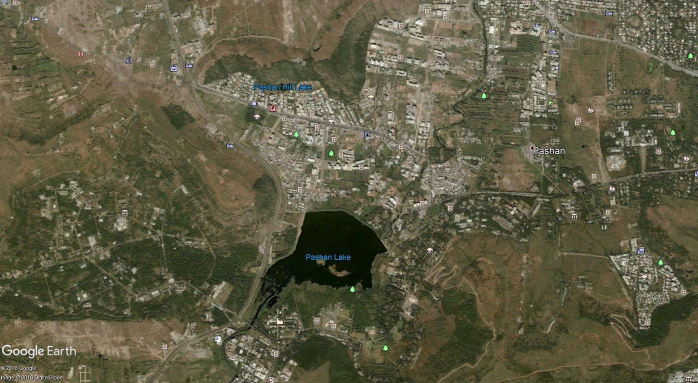
#> input picture Pre.jpg, 1396 x 766 px (shown at 1/2 size)
$ python PCAmethod.py
#> lines starting #> are read from the running program, lines starting #| are printed output that depends on the picture; after the words box and inside, x2 and y2 are one past the last pixel; in counts of white or black regions, pixels touching at a corner belong together
import cv2
import sklearn
from sklearn.cluster import KMeans
from collections import Counter
from sklearn.decomposition import PCA
import skimage.morphology
import numpy as np
import time

image1_path ="Pre.jpg"
image2_path = "Post.jpg"

# %%

def find_vector_set(diff_image, new_size):

    i = 0
    j = 0
    vector_set = np.zeros((int(new_size[0] * new_size[1] / 25),25))
    while i < vector_set.shape[0]:
        while j < new_size[1]:
            k = 0
            while k < new_size[0]:
                block   = diff_image[j:j+5, k:k+5]
                feature = block.ravel()
                vector_set[i, :] = feature
                k = k + 5
            j = j + 5
        i = i + 1

    mean_vec   = np.mean(vector_set, axis = 0)
    # Mean normalization
    vector_set = vector_set - mean_vec
    return vector_set, mean_vec

def find_FVS(EVS, diff_image, mean_vec, new):

    i = 2
    feature_vector_set = []

    while i < new[1] - 2:
        j = 2
        while j < new[0] - 2:
            block = diff_image[i-2:i+3, j-2:j+3]
            feature = block.flatten()
            feature_vector_set.append(feature)
            j = j+1
        i = i+1

    FVS = np.dot(feature_vector_set, EVS)
    FVS = FVS - mean_vec
    print ("[INFO] Feature vector space size", FVS.shape)
    return FVS

def clustering(FVS, components, new):
    kmeans = KMeans(components, verbose = 0)
    kmeans.fit(FVS)
    output = kmeans.predict(FVS)
    count  = Counter(output)

    least_index = min(count, key = count.get)
    change_map  = np.reshape(output,(new[1] - 4, new[0] - 4))
    return least_index, change_map


# Read Images


image1 = cv2.imread(image1_path)
#> image1 is the input picture: shape (766, 1396, 3); mean B, G, R 68.2, 91.9, 95.3
image2 = cv2.imread(image2_path)
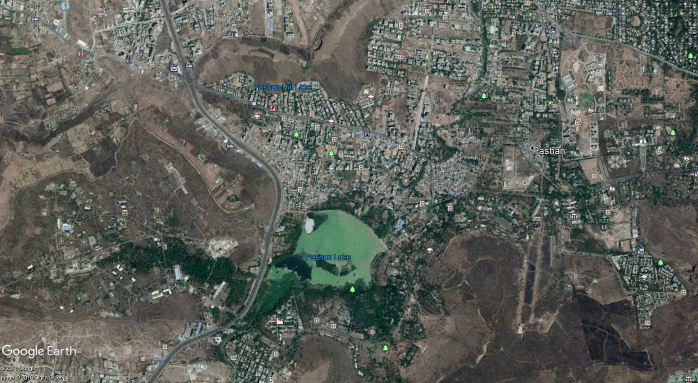
#> input picture Post.jpg, 1396 x 766 px (shown at 1/2 size)
#> image2 is the input picture: shape (766, 1396, 3); mean B, G, R 88.7, 95.7, 92.4


# Resize Images
new_size = np.asarray(image1.shape) /5
#> new_size = [153.2, 279.2, 0.6]
new_size = new_size.astype(int) *5
#> new_size = [765, 1395, 0]
image1 = cv2.resize(image1, (new_size[0],new_size[1])).astype(int)
#> image1: shape (1395, 765, 3) int64
image2 = cv2.resize(image2, (new_size[0],new_size[1])).astype(int)
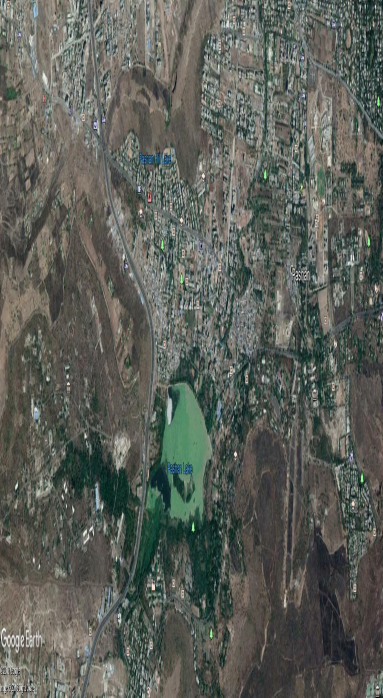
#> image2: shape (1395, 765, 3) int64 (shown at 1/2 size); mean B, G, R 88.6, 95.5, 92.2


# Difference Image

start = time.time()
diff_image = abs(image1 - image2)
cv2.imwrite('difference.jpg', diff_image)
end = time.time()

diff_image=diff_image[:,:,1]
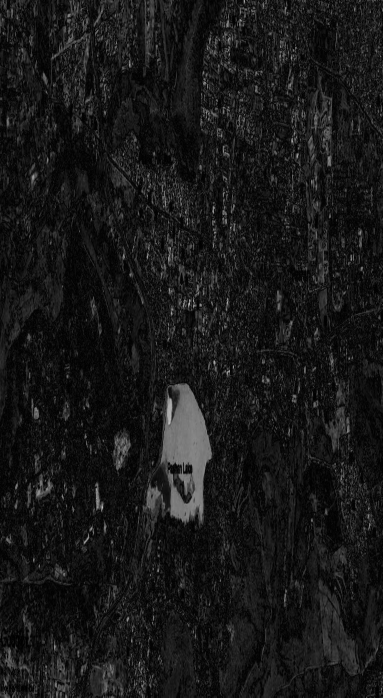
#> diff_image: shape (1395, 765) int64 (shown at 1/2 size); min 0, max 211, mean 23.8


pca = PCA()
vector_set, mean_vec=find_vector_set(diff_image, new_size)
#> after the loop in find_vector_set, `while i < vector_set.shape[0]:`: i = 42687; j = 1395
#> in find_vector_set, `mean_vec   = np.mean(vector_set, axis = 0)`: mean_vec = 25 values, max 0.00155 at index 1, min 0 at index 9, mean 0.000454
pca.fit(vector_set)
EVS = pca.components_


FVS = find_FVS(EVS, diff_image, mean_vec, new_size)
#> after the loop in find_FVS, `while i < new[1] - 2:`: feature_vector_set = 1058551 items; i = 1393
#| [INFO] Feature vector space size (1058551, 25)
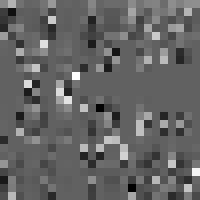
#> EVS: shape (25, 25) float64 (shown 8 times larger); min -0.618, max 0.995, mean 0.0162; drawn with min black and max white
components = 3


start = time.time()
least_index, change_map = clustering(FVS, components, new_size)
#> in clustering, `count  = Counter(output)`: count = {0: 281514, 2: 749510, 1: 27527}
#> in clustering, `least_index = min(count, key = count.get)`: least_index = 1
#> in clustering, `change_map  = np.reshape(output,(new[1] - 4, new[0] - 4))`: change_map: shape (1391, 761) int32; 3 distinct labels, from 0 to 2
#> least_index = 1
end = time.time()


change_map[change_map == least_index] = 255
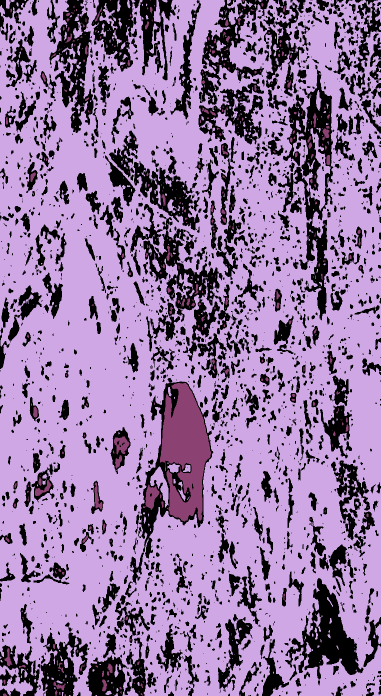
#> change_map: shape (1391, 761) int32 (shown at 1/2 size); 3 distinct labels, from 0 to 255; one colour per label, 0 black
change_map[change_map != 255] = 0
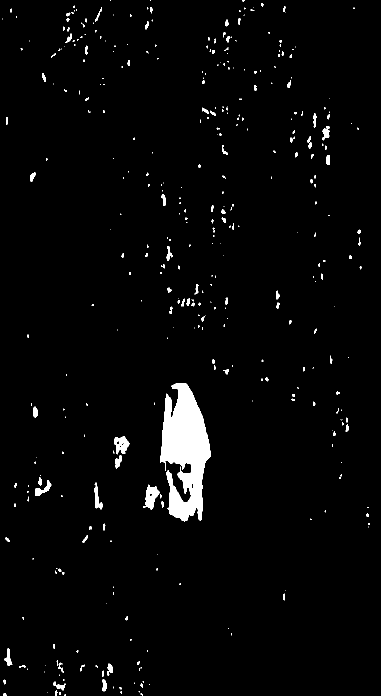
#> change_map: shape (1391, 761) int32 (shown at 1/2 size); 2.6% white; 397 white regions (265 under 20 px), largest, box (x1, y1, x2, y2) and area: (320, 766, 422, 1043) 16966, (291, 969, 319, 1020) 833, (228, 873, 259, 909) 673
change_map = change_map.astype(np.uint8)


cv2.imwrite('ChangeMap.jpg', change_map)


kernel = skimage.morphology.disk(6)
CloseMap = cv2.morphologyEx(change_map, cv2.MORPH_CLOSE, kernel)
#> CloseMap: shape (1391, 761); 3% white; 281 white regions (157 under 20 px), largest, box (x1, y1, x2, y2) and area: (320, 766, 422, 1043) 17740, (226, 873, 259, 937) 1135, (286, 969, 323, 1020) 958
cv2.imwrite('CloseMap.jpg', CloseMap)


OpenMap = cv2.morphologyEx(CloseMap, cv2.MORPH_OPEN, kernel)
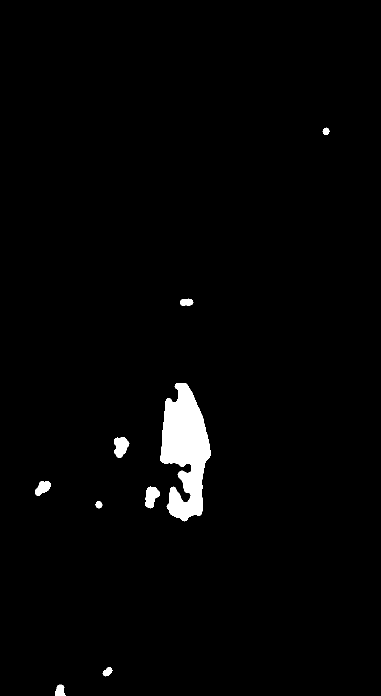
#> OpenMap: shape (1391, 761) (shown at 1/2 size); 1.9% white; 9 white regions, largest, box (x1, y1, x2, y2) and area: (320, 766, 422, 1043) 16979, (228, 874, 259, 916) 887, (290, 973, 320, 1017) 849
cv2.imwrite('OpenMap.jpg', OpenMap)
print('finish')
